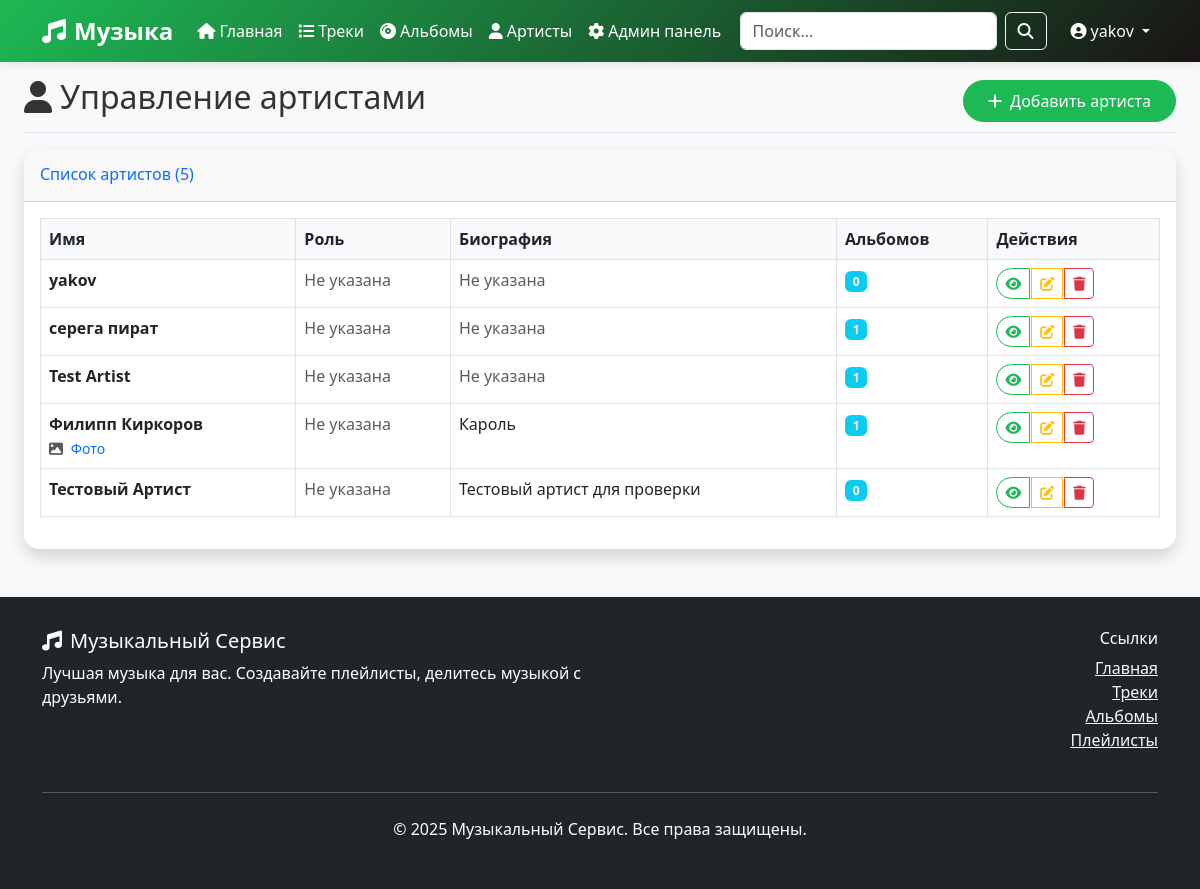
The app's page /admin-panel/artists/ (signed in), older data.
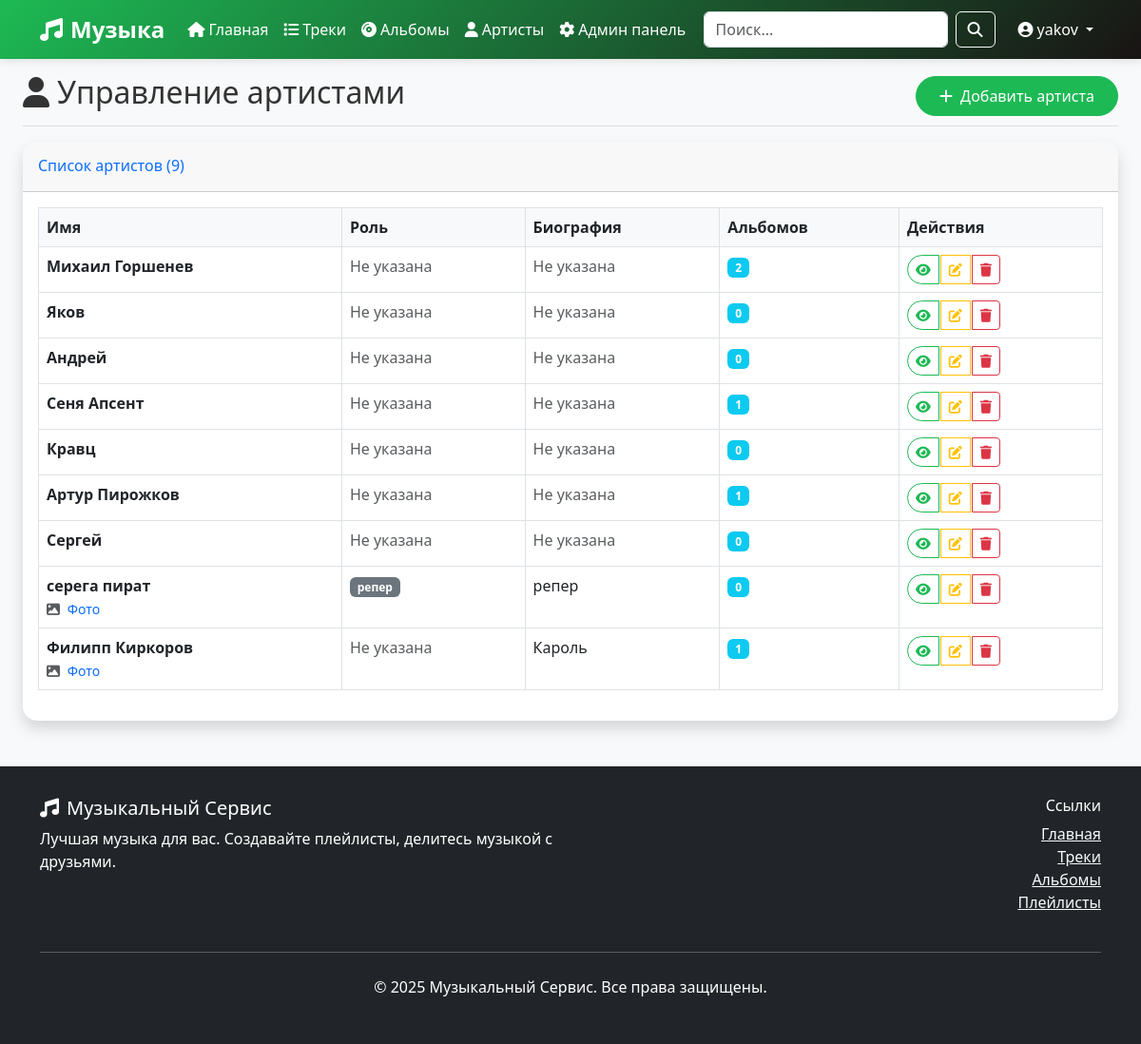
The same page, newer data.
### music/models.py (models this page shows, shortened)
class Artist(models.Model):
    id = models.UUIDField(primary_key=True, default=uuid.uuid4, editable=False)
    name = models.CharField(max_length=200, verbose_name='Имя артиста')
    avatar = models.ImageField(upload_to='artists/', null=True, blank=True, verbose_name='Аватар')
    biography = models.TextField(blank=True, verbose_name='Биография')
    artist_role = models.CharField(max_length=100, blank=True, verbose_name='Роль артиста')
    class Meta:
        db_table = 'артисты'
        verbose_name = 'Артист'
        verbose_name_plural = 'Артисты'

### music/views.py (the view)
# urls.py: path('admin-panel/artists/', views.admin_artists, name='admin_artists'),
@login_required
def admin_artists(request):
    if not request.user.is_authenticated or request.user.role != 'admin':
        messages.error(request, 'Доступ запрещен. Требуются права администратора.')
        return redirect('music:home')
    artists = Artist.objects.all().order_by('-id')
    context = {
        'artists': artists,
    }
    return render(request, 'music/admin/admin_artists.html', context)

### music/templates/music/admin/admin_artists.html (shortened to what the changed rows need)
{% extends 'music/base.html' %}
{% block content %}
<div class="container-fluid">
    <div class="row">
        <main class="col-12 px-md-4">
            <div class="d-flex justify-content-between flex-wrap flex-md-nowrap align-items-center pt-3 pb-2 mb-3 border-bottom">
                <h1 class="h2">
                    <i class="fas fa-user me-2"></i>Управление артистами
                </h1>
            </div>
            <div class="card shadow">
                <div class="card-header py-3">
                    <h6 class="m-0 font-weight-bold text-primary">
                        Список артистов ({{ artists.count }})
                    </h6>
                </div>
                <div class="card-body">
                    <div class="table-responsive">
                        <table class="table table-bordered">
                            <thead>
                                <tr>
                                    <th>Имя</th>
                                    <th>Роль</th>
                                    <th>Биография</th>
                                    <th>Альбомов</th>
                                    <th>Действия</th>
                                </tr>
                            </thead>
                            <tbody>
                                {% for artist in artists %}
                                <tr>
                                    <td>
                                        <strong>{{ artist.name }}</strong>
                                        {% if artist.avatar %}
                                            <br><small class="text-muted">
                                                <i class="fas fa-image me-1"></i>
                                                <a href="{{ artist.avatar.url }}" target="_blank" class="text-decoration-none">
                                                    Фото
                                                </a>
                                            </small>
                                        {% endif %}
                                    </td>
                                    <td>
                                        {% if artist.artist_role %}
                                            <span class="badge bg-secondary">{{ artist.artist_role }}</span>
                                        {% else %}
                                            <span class="text-muted">Не указана</span>
                                        {% endif %}
                                    </td>
                                    <td>
                                        {% if artist.biography %}
                                            {{ artist.biography|truncatechars:100 }}
                                        {% else %}
                                            <span class="text-muted">Не указана</span>
                                        {% endif %}
                                    </td>
                                    <td>
                                        <span class="badge bg-info">{{ artist.album_set.count }}</span>
                                    </td>
                                    <td>
                                        <div class="btn-group" role="group">
                                            <a href="{% url 'music:artist_detail' artist.pk %}" class="btn btn-sm btn-outline-primary" title="Просмотр">
                                                <i class="fas fa-eye"></i>
                                            </a>
                                            <a href="{% url 'music:admin_edit_artist' artist.pk %}" class="btn btn-sm btn-outline-warning" title="Редактировать">
                                                <i class="fas fa-edit"></i>
                                            </a>
                                            <button type="button" class="btn btn-sm btn-outline-danger" title="Удалить"
                                                    onclick="confirmDelete('{{ artist.name }}', '{% url 'music:admin_delete_artist' artist.pk %}')">
                                                <i class="fas fa-trash"></i>
                                            </button>
                                        </div>
                                    </td>
                                </tr>
                                {% endfor %}
                            </tbody>
                        </table>
                    </div>
                </div>
            </div>
        </main>
    </div>
</div>
{% endblock %}

Row changes from the older to the newer data that the page shows:
removed Artist: name "yakov", artist_role "Не указана", biography "Не указана", album_set.count "0"
removed Artist: name "Test Artist", artist_role "Не указана", biography "Не указана", album_set.count "1"
removed Artist: name "Тестовый Артист", artist_role "Не указана", biography "Тестовый артист для проверки", album_set.count "0"
added Artist: name "Михаил Горшенев", artist_role "Не указана", biography "Не указана", album_set.count "2"
added Artist: name "Яков", artist_role "Не указана", biography "Не указана", album_set.count "0"
added Artist: name "Андрей", artist_role "Не указана", biography "Не указана", album_set.count "0"
added Artist: name "Сеня Апсент", artist_role "Не указана", biography "Не указана", album_set.count "1"
added Artist: name "Кравц", artist_role "Не указана", biography "Не указана", album_set.count "0"
added Artist: name "Артур Пирожков", artist_role "Не указана", biography "Не указана", album_set.count "1"
added Artist: name "Сергей", artist_role "Не указана", biography "Не указана", album_set.count "0"
changed Artist "серега пират": avatar empty → "artists/пират.jpg" (drawn); artist_role (not shown) → "репер"; biography (not shown) → "репер"; album_set.count "1" → "0"; no longer shows "Не указана"
Text that changed along with them:
{{ artists.count }}: "5" → "9"
